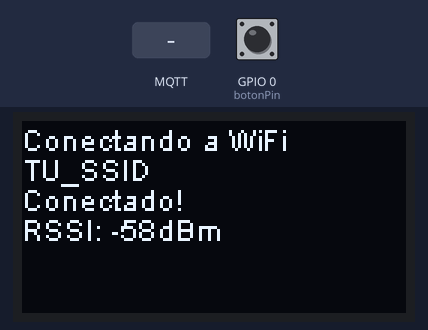
This sketch was run on a simulated ESP32. Shown: 128×64 one-colour display. The test bench sets the inputs (shaded band); at power-on: GPIO 0 (botonPin) HIGH. WiFi joins after 1.5 s; servers stay silent unless stated; EEPROM starts erased; no MQTT or app messages arrive unless stated; what the sketch prints to the serial monitor is not drawn.

Above: at 2.7 s.
2.8 s: MQTT message "p2lD" arrives on the first subscribed topic
At 3.5 s:
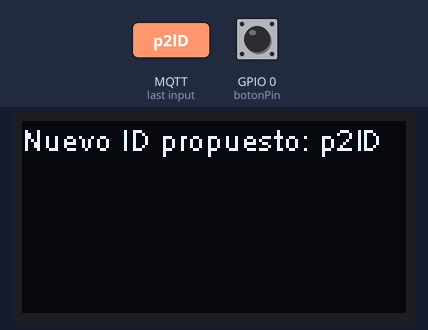
4.3 s: MQTT message "confirmchange" arrives on the first subscribed topic
At 4.6 s:
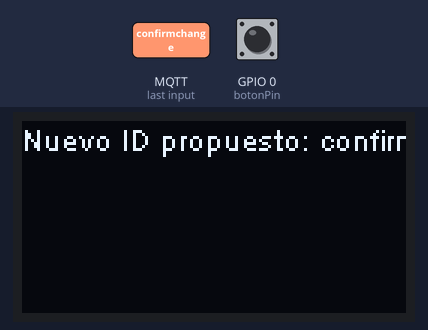
5.8 s: MQTT message "1" arrives on the first subscribed topic
At 6.9 s:
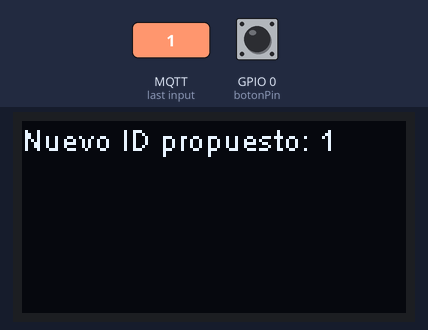
7.3 s: MQTT message "displayvalue" arrives on the first subscribed topic
At 8.1 s:
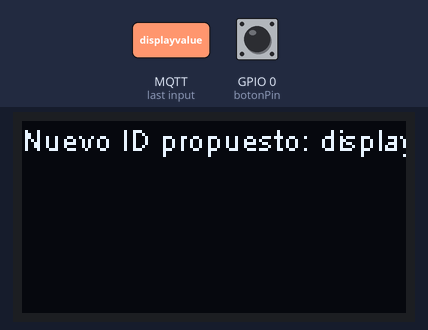
8.8 s: MQTT message "p2lD" arrives on the second subscribed topic
At 9.2 s:
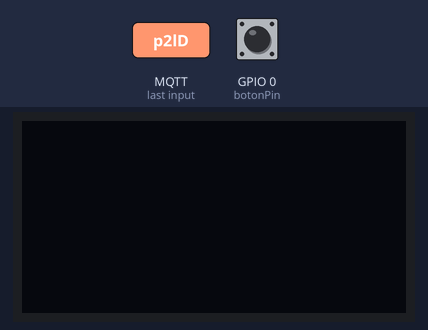
10.3 s: MQTT message "1" arrives on the second subscribed topic
At 11.6 s:
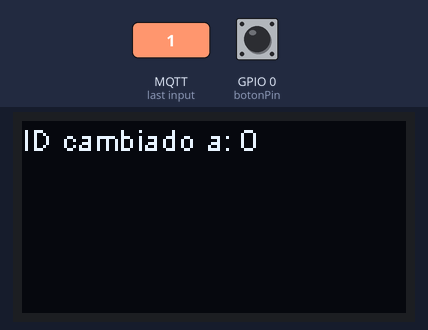
Timing chart, 0 to 12.8 s (numbered marks = the images above; inputs shaded):
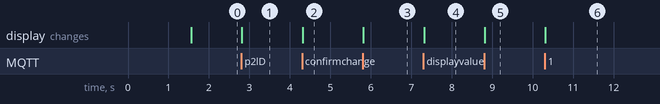

The sketch:

ESP32_P2L_ConDisplay.ino
```cpp
#include <WiFi.h>
#include <PubSubClient.h>
#include <Preferences.h>
#include "heltec.h" // Asegúrate de haber instalado la biblioteca Heltec para ESP32

// Datos de conexión WiFi
const char* ssid = "TU_SSID";
const char* password = "TU_PASSWORD";

// Datos del servidor MQTT
const char* mqttServer = "TU_BROKER";
const int mqttPort = 1883;

WiFiClient espClient;
PubSubClient client(espClient);
Preferences preferences;

// Variables globales para el nuevo número de dispositivo propuesto
long nuevoNumeroDispositivo = 0;
bool esperandoConfirmacion = false;

// Configuración del botón
const int botonPin = 0; // Cambiar según el pin del botón conectado

void setupWiFi() {
  Heltec.display->clear();
  Heltec.display->drawString(0, 0, "Conectando a WiFi");
  Heltec.display->drawString(0, 10, ssid);
  Heltec.display->display();

  Serial.print("Conectando a ");
  Serial.println(ssid);
  WiFi.begin(ssid, password);
  while (WiFi.status() != WL_CONNECTED) {
    delay(500);
    Serial.print(".");
  }
  Serial.println("\nWiFi conectado");

  Heltec.display->drawString(0, 20, "Conectado!");
  Heltec.display->drawString(0, 30, "RSSI: " + String(WiFi.RSSI()) + "dBm");
  Heltec.display->display();
}

void reconnect() {
  while (!client.connected()) {
    Serial.print("Intentando conexión MQTT...");
    if (client.connect("ESP32Client")) {
      Serial.println("conectado");
      client.subscribe("p2lD");
      client.subscribe("confirmchange");
      client.subscribe("displayvalue");
    } else {
      Serial.print("falló, rc=");
      Serial.print(client.state());
      Serial.println(" intentar en 5 segundos");
      delay(5000);
    }
  }
}

void callback(char* topic, byte* payload, unsigned int length) {
  String message;
  for (int i = 0; i < length; i++) {
    message += (char)payload[i];
  }

  Heltec.display->clear();

  if (String(topic) == "p2lD") {
    nuevoNumeroDispositivo = message.toInt();
    esperandoConfirmacion = true;
    Heltec.display->drawString(0, 0, "Nuevo ID propuesto: " + message);
  } else if (String(topic) == "confirmchange" && esperandoConfirmacion) {
    if (message == "1") {
      preferences.putLong("dispositivo", nuevoNumeroDispositivo);
      esperandoConfirmacion = false;
      Heltec.display->drawString(0, 0, "ID cambiado a: " + String(nuevoNumeroDispositivo));
    }
  } else if (String(topic) == "displayvalue") {
    Heltec.display->drawString(0, 0, "Valor: " + message);
  }

  Heltec.display->display();
}

void setup() {
  Serial.begin(115200);
  // Inicializar el sistema y el OLED
  Heltec.begin(true /*DisplayEnable Enable*/, false /*LoRa Disable*/, true /*Serial Enable*/);

  pinMode(botonPin, INPUT_PULLUP); // Configura el pin del botón como entrada con pull-up

  preferences.begin("p2l", false);
  long numeroDispositivo = preferences.getLong("dispositivo", 1); // Por defecto es 1
  Serial.print("Número de dispositivo: ");
  Serial.println(numeroDispositivo);

  setupWiFi();
  client.setServer(mqttServer, mqttPort);
  client.setCallback(callback);
}

void loop() {
  if (!client.connected()) {
    reconnect();
  }
  client.loop();

  static int lastButtonState = HIGH;
  int currentButtonState = digitalRead(botonPin);

  // Detecta el flanco descendente del botón (presionado)
  if (lastButtonState == HIGH && currentButtonState == LOW) {
    Serial.println("Botón presionado");
    // Publica un mensaje en "p2linput" indicando que el botón ha sido presionado
    client.publish("p2linput", "1");
    delay(200); // Debounce delay para evitar múltiples detecciones
  }
  lastButtonState = currentButtonState;
}
```

Measured:
- after the input at 2.8 s, the display: changes at once (image 1)
- after the input at 4.3 s, the display: changes at once (image 2)
- after the input at 5.8 s, the display: changes at once (image 3)
- after the input at 7.3 s, the display: changes at once (image 4)
- after the input at 8.8 s, the display: changes at once (image 5)
- after the input at 10.3 s, the display: changes at once (image 6)
